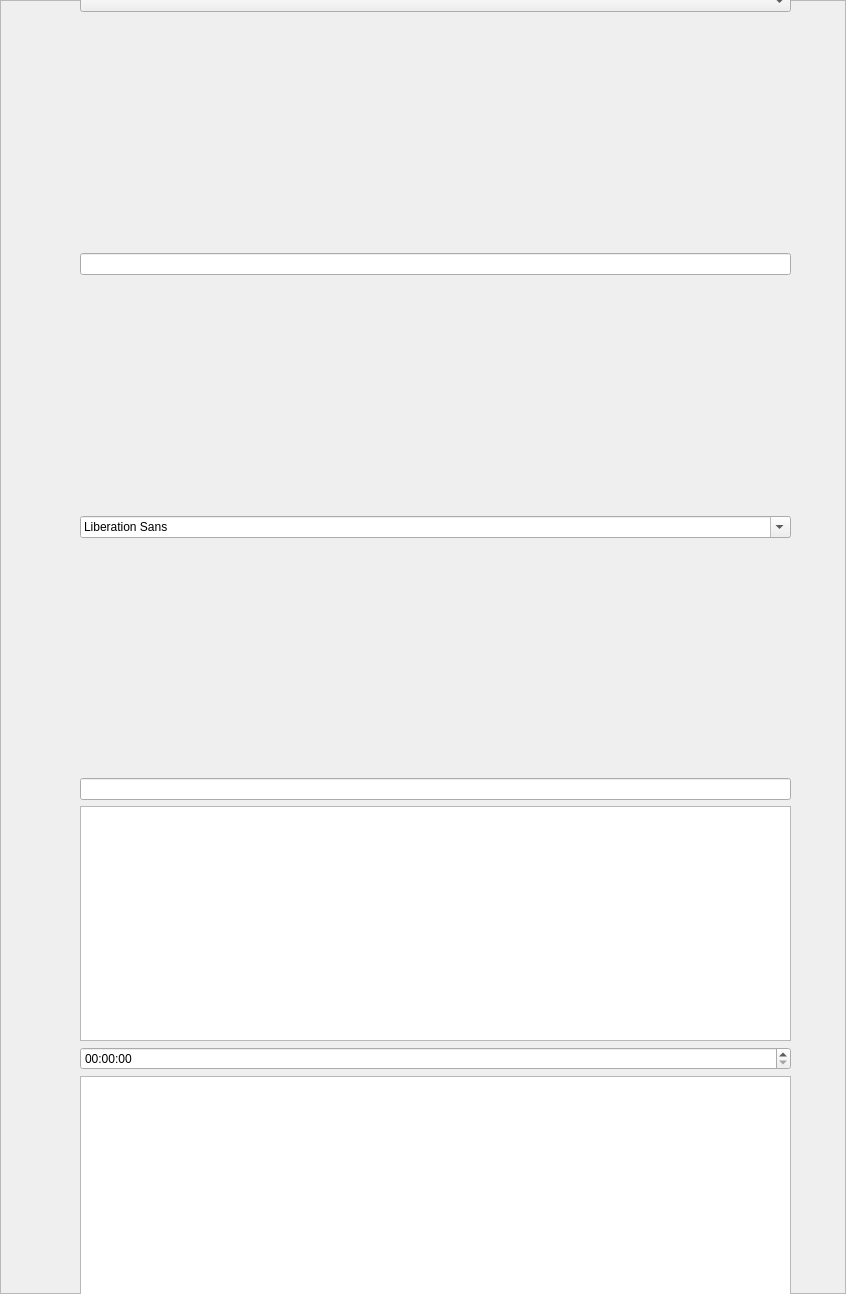
<?xml version="1.0" encoding="UTF-8"?>
<ui version="4.0">
 <class>Frame</class>
 <widget class="QFrame" name="Frame">
  <property name="geometry">
   <rect>
    <x>0</x>
    <y>0</y>
    <width>846</width>
    <height>1294</height>
   </rect>
  </property>
  <property name="windowTitle">
   <string>Frame</string>
  </property>
  <property name="frameShape">
   <enum>QFrame::StyledPanel</enum>
  </property>
  <property name="frameShadow">
   <enum>QFrame::Raised</enum>
  </property>
  <widget class="QWidget" name="">
   <property name="geometry">
    <rect>
     <x>80</x>
     <y>-10</y>
     <width>711</width>
     <height>1321</height>
    </rect>
   </property>
   <layout class="QVBoxLayout" name="verticalLayout">
    <item>
     <widget class="QComboBox" name="comboBox"/>
    </item>
    <item>
     <spacer name="verticalSpacer">
      <property name="orientation">
       <enum>Qt::Vertical</enum>
      </property>
      <property name="sizeHint" stdset="0">
       <size>
        <width>20</width>
        <height>40</height>
       </size>
      </property>
     </spacer>
    </item>
    <item>
     <widget class="QLineEdit" name="lineEdit"/>
    </item>
    <item>
     <spacer name="verticalSpacer_2">
      <property name="orientation">
       <enum>Qt::Vertical</enum>
      </property>
      <property name="sizeHint" stdset="0">
       <size>
        <width>20</width>
        <height>40</height>
       </size>
      </property>
     </spacer>
    </item>
    <item>
     <widget class="QFontComboBox" name="fontComboBox"/>
    </item>
    <item>
     <spacer name="verticalSpacer_3">
      <property name="orientation">
       <enum>Qt::Vertical</enum>
      </property>
      <property name="sizeHint" stdset="0">
       <size>
        <width>20</width>
        <height>40</height>
       </size>
      </property>
     </spacer>
    </item>
    <item>
     <widget class="QLineEdit" name="lineEdit_2"/>
    </item>
    <item>
     <widget class="QPlainTextEdit" name="plainTextEdit"/>
    </item>
    <item>
     <widget class="QTimeEdit" name="timeEdit"/>
    </item>
    <item>
     <widget class="QTextEdit" name="textEdit"/>
    </item>
   </layout>
  </widget>
 </widget>
 <resources/>
 <connections/>
</ui>
